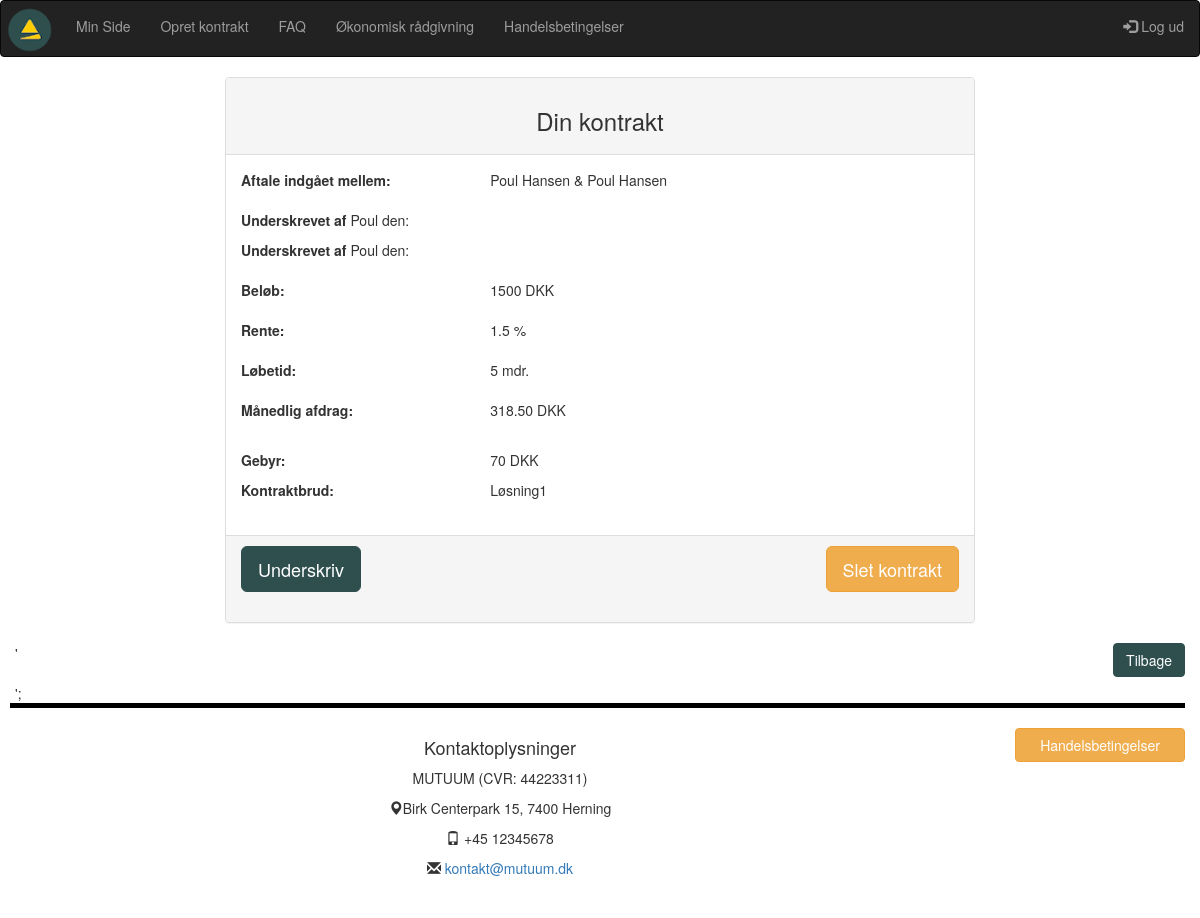
/viskontrakt.php?kontrakt_id2=10 (signed in), run on the app's committed database.
### tables this page shows
CREATE TABLE `kontrakt` (
  `kontrakt_id` int(10) NOT NULL,
  `oprettetaf` int(10) NOT NULL,
  `laangiver_user_id` int(10) NOT NULL,
  `laantager_user_id` int(10) NOT NULL,
  `kontraktbrud_id` tinyint(4) NOT NULL,
  `rente_id` tinyint(4) NOT NULL,
  `beloeb_id` tinyint(4) NOT NULL,
  `bindingsperiode_id` tinyint(4) NOT NULL,
  `maanedlig_afdrag` float(15,10) NOT NULL,
  `laangiver_underskrift_id` varchar(40) DEFAULT NULL,
  `reg_underskrift_1` timestamp NULL DEFAULT NULL,
  `laantager_underskrift_id` varchar(40) DEFAULT NULL,
  `reg_underskrift_2` timestamp NULL DEFAULT NULL,
  `gebyr_id` tinyint(4) NOT NULL,
  `reg` datetime NOT NULL DEFAULT current_timestamp(),
  `value` int(11) DEFAULT 1
);

CREATE TABLE `users` (
  `user_id` int(10) NOT NULL,
  `fornavn` varchar(40) NOT NULL,
  `efternavn` varchar(40) NOT NULL,
  `mobil` int(12) NOT NULL,
  `mail` varchar(80) NOT NULL,
  `password` varchar(200) NOT NULL
);

CREATE TABLE `beloeb` (
  `beloeb_id` tinyint(4) NOT NULL,
  `beloeb` int(10) NOT NULL,
  `enhed_key` varchar(11) NOT NULL DEFAULT '1'
);

CREATE TABLE `rente` (
  `rente_id` tinyint(4) NOT NULL,
  `rente` float NOT NULL,
  `enhed_key` varchar(11) NOT NULL DEFAULT '2'
);

CREATE TABLE `bindingsperiode` (
  `bindingsperiode_id` tinyint(4) NOT NULL,
  `loebetid` int(4) NOT NULL,
  `enhed_key` varchar(11) NOT NULL
);

CREATE TABLE `enhedstabel` (
  `enhed_key` tinyint(4) NOT NULL,
  `enhed` varchar(11) NOT NULL
);

CREATE TABLE `stiftelsesgebyr` (
  `gebyr_id` tinyint(4) NOT NULL,
  `gebyr` int(10) NOT NULL
);

CREATE TABLE `kontraktbrud` (
  `kontraktbrud_id` tinyint(4) NOT NULL,
  `brud` varchar(80) NOT NULL
);

### VisKontrakt.php (the view, shortened to what this page needs)
<?php
require_once("includes/header.php");
$user_id = $_SESSION['user_id'];
$kontrakt_id2 = $_GET['kontrakt_id2'];
$query = "SELECT * FROM kontrakt WHERE kontrakt_id = '$kontrakt_id2'";
$result = mysqli_query($con, $query);
if (!$result) die(mysqli_error($con));
else {
	$rows =mysqli_num_rows($result);
	if ($rows > 0) {
		while($row = mysqli_fetch_assoc($result)) {
			$oprettetaf = $row['oprettetaf'];
			$laangiver_user_id = $row['laangiver_user_id'];
			$laantager_user_id = $row['laantager_user_id'];
			$laangiver_underskrift_id = $row['laangiver_underskrift_id'];
			$laantager_underskrift_id = $row['laantager_underskrift_id'];
			$kontraktbrud_id = $row['kontraktbrud_id'];
			$rente_id = $row['rente_id'];
			$beloeb_id = $row['beloeb_id'];
			$bindingsperiode_id = $row['bindingsperiode_id'];
			$maanedlig_ad = $row['maanedlig_afdrag'];
            $maanedlig_afdrag = number_format(round($maanedlig_ad, 2), 2);
			$gebyr_id = $row['gebyr_id'];
			$value_kont = $row['value'];
            $query1 = "SELECT fornavn, efternavn FROM users WHERE user_id = '$laangiver_user_id'";
                    $result1 = mysqli_query($con, $query1);
                    $row1 = mysqli_fetch_assoc($result1);
                    $laangiver_fornavn = $row1['fornavn'];
                    $laangiver_efternavn = $row1['efternavn'];
            $query5 = "SELECT fornavn, efternavn FROM users WHERE user_id = '$laantager_user_id'";
                    $result5 = mysqli_query($con, $query5);
                    $row5 = mysqli_fetch_assoc($result5);
                    $laantager_fornavn = $row5['fornavn'];
                    $laantager_efternavn = $row5['efternavn'];
$querylog = "SELECT user_id, mail, fornavn, efternavn, mobil FROM users WHERE user_id = '$user_id'";
$resultlog = mysqli_query($con, $querylog);
$rowslog = mysqli_num_rows($resultlog);
if($rowslog > 0) {
while($rowlog = mysqli_fetch_assoc($resultlog)) {
$user_idlog = $rowlog['user_id'];
}
}
if ($user_idlog == $oprettetaf) {
$owner = 'Yes';
}
else if($user_idlog != $oprettetaf) {
$owner = 'No';
}
$querybeloeb = "SELECT * FROM beloeb WHERE beloeb_id = '$beloeb_id'";
$resultb = mysqli_query($con, $querybeloeb);
if (!$resultb) die(mysqli_error($con));
else {
$rowsb = mysqli_num_rows($resultb);
if ($rowsb > 0) {
while($rowb = mysqli_fetch_assoc($resultb)) {
$beloebValue = $rowb['beloeb'];
}
}
$queryk = "SELECT * FROM kontraktbrud WHERE kontraktbrud_id = '$kontraktbrud_id'";
$resultk = mysqli_query($con, $queryk);
if (!$resultk) die(mysqli_error($con));
else {
$rowsk = mysqli_num_rows($resultk);
if ($rowsk > 0) {
while($rowk = mysqli_fetch_assoc($resultk)) {
$brud = $rowk['brud'];
}
}
$queryr = "SELECT * FROM rente WHERE rente_id = '$rente_id'";
$resultr = mysqli_query($con, $queryr);
if (!$resultr) die(mysqli_query($con, $queryr));
else {
$rows = mysqli_num_rows($resultr);
if ($rows > 0) {
while($rowr = mysqli_fetch_assoc($resultr)) {
$rente = $rowr['rente'];
}
}
}
$querybind = "SELECT * FROM bindingsperiode WHERE bindingsperiode_id = '$bindingsperiode_id'";
$resultbin = mysqli_query($con, $querybind);
if (!$resultbin) die(mysqli_error($con));
else {
$rowsbin = mysqli_num_rows($resultbin);
if ($rowsbin > 0) {
while($rowbin = mysqli_fetch_assoc($resultbin)) {
$loebetid = $rowbin['loebetid'];
$keytid = $rowbin['enhed_key'];
$unitr = "SELECT * FROM enhedstabel WHERE enhed_key = '$keytid'";
$resun = mysqli_query($con, $unitr);
if (!$resun) die(mysqli_error($con, $unitr));
else {
$key = mysqli_fetch_assoc($resun);
$enhedtid = $key['enhed'];
}
}
}
}
$querygeb = "SELECT * FROM stiftelsesgebyr WHERE gebyr_id = '$gebyr_id'";
$resultgeb = mysqli_query($con, $querygeb);
if (!$resultgeb) die(mysqli_error($con));
else {
$rowgeb = mysqli_fetch_assoc($resultgeb);
$gebyr = $rowgeb['gebyr'];
}
}
?>
<br>
<div class="container-fluid">
    <div class="panel panel-default lasseMargin">
        <div class="panel-heading text-center">
            <h3>Din kontrakt</h3>
        </div>
        <div class="panel-body">
            <div class="row">
                <div class="col-4 col-xs-4 col-sm-4 col-lg-4 col-xl-4">
                    <p><strong>Aftale indgået mellem:</strong></p>
                </div>
                <div class="col-8 col-xs-8 col-sm-8 col-lg-8 col-xl-8">
                    <div><?php echo $laangiver_fornavn; ?> <?php echo $laangiver_efternavn; ?> &amp; <?php echo $laantager_fornavn; ?> <?php echo $laantager_efternavn; ?></div>
                    <br>
                </div>
            </div>
            <div class="row">
                <div class="col-4 col-xs-4 col-sm-4 col-lg-4 col-xl-4">
                    <p><strong>Underskrevet af</strong> <?php echo $laangiver_fornavn; ?> den: </p>
                </div>
                <div class="col-8 col-xs-8 col-sm-8 col-lg-8 col-xl-8">
                    <br>
                </div>
            </div>
            <div class="row">
                <div class="col-4 col-xs-4 col-sm-4 col-lg-4 col-xl-4">
                    <p><strong>Underskrevet af</strong> <?php echo $laantager_fornavn; ?> den: </p>
                </div>
                <div class="col-8 col-xs-8 col-sm-8 col-lg-8 col-xl-8">
                    <br><br>
                </div>
            </div>
                <div class="row">
                    <div class="col-4 col-xs-4 col-sm-4 col-lg-4 col-xl-4">
                        <p><strong>Beløb:</strong></p>
                    </div>
                    <div class="col-8 col-xs-8 col-sm-8 col-lg-8 col-xl-8">
                        <div><?php echo $beloebValue;?> DKK</div>
                        <br>
                    </div>
                    </div>
                    <div class="row">
                    <div class="col-4 col-xs-4 col-sm-4 col-lg-4 col-xl-4">
                        <p><strong>Rente:</strong></p>
                    </div>
                    <div class="col-8 col-xs-8 col-sm-8 col-lg-8 col-xl-8">
                        <div><?php echo $rente;?> %</div>
                        <br>
                    </div>
                </div>
                <div class="row">
                    <div class="col-4 col-xs-4 col-sm-4 col-lg-4 col-xl-4">
                        <p><strong>Løbetid:</strong></p>
                    </div>
                    <div class="col-8 col-xs-8 col-sm-8 col-lg-8 col-xl-8">
                        <div><?php echo $loebetid;?> <?php echo $enhedtid; ?></div>
                        <br>
                    </div>
                </div>
                    <div class="row">
                    <div class="col-4 col-xs-4 col-sm-4 col-lg-4 col-xl-4">
                        <p><strong>Månedlig afdrag:</strong></p>
                    </div>
                    <div class="col-8 col-xs-8 col-sm-8 col-lg-8 col-xl-8">
                        <div><?php echo $maanedlig_afdrag;?> DKK</div>
                    </div>
                </div>
                <br>
                <div class="row">
                <div class="col-4 col-xs-4 col-sm-4 col-lg-4 col-xl-4">
                <p><strong>Gebyr:</strong></p>
                </div>
                <div class="col-8 col-xs-8 col-sm-8 col-lg-8 col-xl-8">
                <p><?php echo $gebyr; ?> DKK</p>
                </div>
                </div>
                <div class="row">
                    <div class="col-4 col-xs-4 col-sm-4 col-lg-4 col-xl-4">
                        <p><strong>Kontraktbrud:</strong></p>
                    </div>
                    <div class="col-8 col-xs-8 col-sm-8 col-lg-8 col-xl-8">
                        <div><?php echo $brud;?></div>
                        <br>
                    </div>
                </div>
            </div>
        <div class="panel-footer">
         <?php
            if($value_kont == '2' && $owner == 'No') {
                echo    '<a href="nemid.php?kontrakt_id2=' .                 $kontrakt_id2 .'">
                        <button class="btn btn-warning btn-lg">Underskriv</button></a>
                        <br><br>';
            }
            else if (($value_kont == '1' && $owner == 'Yes' && $laantager_underskrift_id == '1') || ($value_kont == '1' && $owner == 'Yes' && $laangiver_underskrift_id == '1')) {
                echo    '<a href="nemid.php?kontrakt_id2=' . $kontrakt_id2 .'">
                        <button class="btn btn-warning mutuumknap btn-lg">Underskriv</button></a>
                        <a href="sletkontrakt.php?kontrakt_id2=' . $kontrakt_id2 .'">
                        <button class="btn btn-warning btn-lg pull-right">Slet kontrakt</button></a>
                        <br><br>';
            }
            ?>
        </div>
    </div>
    '<a href="minside.php">
    <button class="btn btn-warning mutuumknap pull-right"> Tilbage</button></a>
    <br><br>';
</div>
<?php
}
                }
            }
        }
require_once("includes/footer.php");

### styles/overallstyles.css (style rules this page uses)
.mutuumknap { background-color: rgb(47, 79, 79); border-color: rgb(47, 79, 79); }
.lasseMargin { margin-left:15em; margin-right:15em; }

### data on the page
kontrakt: users.fornavn "Poul", users.efternavn "Hansen", beloeb.beloeb "1500", rente.rente "1.5", bindingsperiode.loebetid "5", enhedstabel.enhed "mdr.", maanedlig_afdrag "318.50", gebyr.gebyr "70", kontraktbrud.brud "Løsning1"
